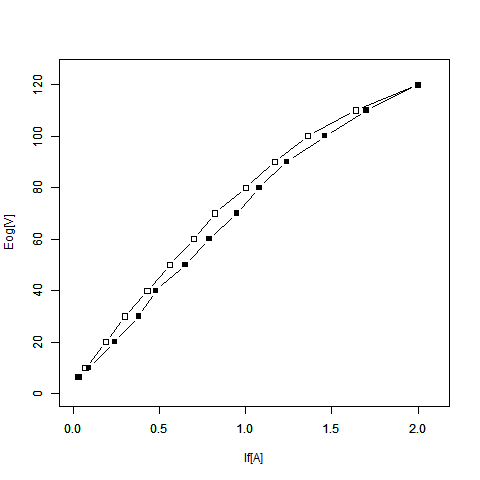

Source code (R):
#####スクリプト使いかた備忘録
#1.データのあるフォルダにこのスクリプトを一緒に置く。
#2.R上の作業ディレクトリをデータらがある位置にする。
#3.R上で『source("jirei.r")』でこのスクリプトが実行できる。
#####


#ファイル読み込み
box <- read.csv("jirei.csv")
#boxってとこに読みこんだデータを格納する。

#増加分プロット

plot(box[,1],box[,2],type="b",pch=15,xlim=c(0,2.1),ylim=c(0,125),xlab="",ylab="")
#plot(グラフのxデータ=box[-行,1列目],グラフのyデータ=box[-行,2列目],プロットタイプtype="点プロット&折れ線",プロット点の形pch="15-四角塗り潰し",x軸範囲xlim(0~2.1),y軸範囲ylim(0~125),x軸ラベルxlab="空白(重ね書きのほうでつける)",y軸ラベルylab="空白")

par(new=T)#グラフの重ね書きを許可


#減少分重ね書きプロット
plot(box[,3],box[,4],type="b",pch=0,xlim=c(0,2.1),ylim=c(0,125),xlab="If[A]",ylab="Eog[V]")
#plot(プロット点の形pch="0-四角枠",x軸ラベル="If[A]",y軸ラベル=""Eog[V]")上からの変更分だけ記載

#画像出力
dev.copy(png,"jirei.png")
dev.off()


##注意点(備忘録的な)
#excelで、ファイル->エクスポート->コンマ区切りcsvで出力したデータを読み込める
#読み込むデータの一行目は列の名前を入れるところだから数値を入れないようにする
#重ね書きするときにずれないようにするため,xlim,ylimで範囲指定することが大事
